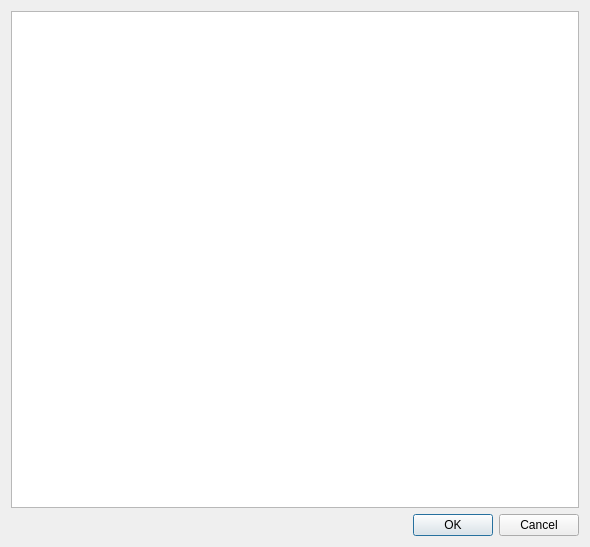
<?xml version="1.0" encoding="UTF-8"?>
<ui version="4.0">
 <class>LoadForm</class>
 <widget class="QDialog" name="LoadForm">
  <property name="geometry">
   <rect>
    <x>0</x>
    <y>0</y>
    <width>590</width>
    <height>547</height>
   </rect>
  </property>
  <property name="windowTitle">
   <string>Dialog</string>
  </property>
  <layout class="QVBoxLayout" name="verticalLayout">
   <item>
    <widget class="QTableView" name="partlist">
     <property name="editTriggers">
      <set>QAbstractItemView::NoEditTriggers</set>
     </property>
     <property name="selectionBehavior">
      <enum>QAbstractItemView::SelectRows</enum>
     </property>
    </widget>
   </item>
   <item>
    <widget class="QDialogButtonBox" name="buttonBox">
     <property name="orientation">
      <enum>Qt::Horizontal</enum>
     </property>
     <property name="standardButtons">
      <set>QDialogButtonBox::Cancel|QDialogButtonBox::Ok</set>
     </property>
    </widget>
   </item>
  </layout>
 </widget>
 <resources/>
 <connections>
  <connection>
   <sender>buttonBox</sender>
   <signal>accepted()</signal>
   <receiver>LoadForm</receiver>
   <slot>accept()</slot>
   <hints>
    <hint type="sourcelabel">
     <x>248</x>
     <y>254</y>
    </hint>
    <hint type="destinationlabel">
     <x>157</x>
     <y>274</y>
    </hint>
   </hints>
  </connection>
  <connection>
   <sender>buttonBox</sender>
   <signal>rejected()</signal>
   <receiver>LoadForm</receiver>
   <slot>reject()</slot>
   <hints>
    <hint type="sourcelabel">
     <x>316</x>
     <y>260</y>
    </hint>
    <hint type="destinationlabel">
     <x>286</x>
     <y>274</y>
    </hint>
   </hints>
  </connection>
 </connections>
</ui>
